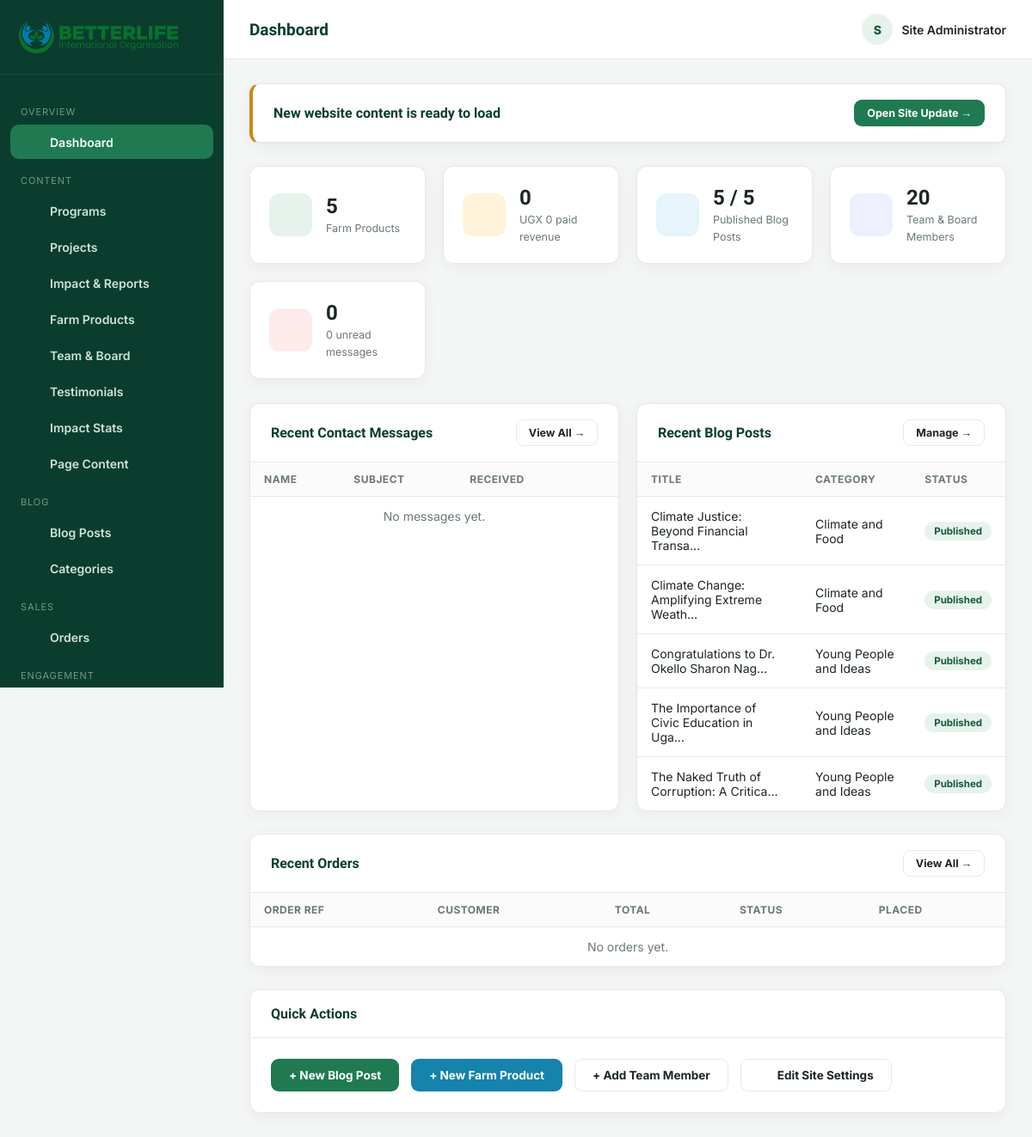
The page /admin/index.php (signed in) on the database its author committed.
### tables this page shows
CREATE TABLE blog_posts (
  id INT AUTO_INCREMENT PRIMARY KEY,
  title VARCHAR(200) NOT NULL,
  slug VARCHAR(220) NOT NULL UNIQUE,
  category_id INT DEFAULT NULL,
  excerpt VARCHAR(500),
  content LONGTEXT,
  featured_image VARCHAR(255),
  author VARCHAR(100) DEFAULT 'Admin',
  status ENUM('draft','published') DEFAULT 'draft',
  views INT DEFAULT 0,
  published_at DATETIME DEFAULT NULL,
  created_at TIMESTAMP DEFAULT CURRENT_TIMESTAMP,
  updated_at TIMESTAMP DEFAULT CURRENT_TIMESTAMP ON UPDATE CURRENT_TIMESTAMP,
  FOREIGN KEY (category_id) REFERENCES blog_categories(id) ON DELETE SET NULL
);

CREATE TABLE blog_categories (
  id INT AUTO_INCREMENT PRIMARY KEY,
  name VARCHAR(100) NOT NULL,
  slug VARCHAR(120) NOT NULL UNIQUE
);

### includes/site-sync.php (called while the page is built, shortened)
<?php
function site_sync_stamp(string $path): ?string
{
    $fh = @fopen($path, 'r');
    $line = (string) fgets($fh, 400);
    return preg_match('/generated (\d{4}-\d{2}-\d{2} \d{2}:\d{2})/', $line, $m) ? $m[1] : null;
}
function site_sync_pending(PDO $pdo): bool
{
    $stamp = site_sync_stamp(SITE_SYNC_FILE);
    return $stamp !== null && $stamp !== setting($pdo, 'content_sync_applied', '');
}

### admin/index.php (the view, shortened to what this page needs)
<?php
require_once __DIR__ . '/includes/auth.php';
$pageTitle = 'Dashboard';
$activeNav = 'dashboard';
$counts = [
  'products'    => (int) $pdo->query("SELECT COUNT(*) FROM products")->fetchColumn(),
  'posts'       => (int) $pdo->query("SELECT COUNT(*) FROM blog_posts")->fetchColumn(),
  'published'   => (int) $pdo->query("SELECT COUNT(*) FROM blog_posts WHERE status='published'")->fetchColumn(),
  'team'        => (int) $pdo->query("SELECT COUNT(*) FROM team_members")->fetchColumn(),
  'messages'    => (int) $pdo->query("SELECT COUNT(*) FROM contact_messages")->fetchColumn(),
  'unread'      => (int) $pdo->query("SELECT COUNT(*) FROM contact_messages WHERE is_read=0")->fetchColumn(),
  'subscribers' => (int) $pdo->query("SELECT COUNT(*) FROM newsletter_subscribers")->fetchColumn(),
  'programs'    => (int) $pdo->query("SELECT COUNT(*) FROM programs")->fetchColumn(),
];
$recentMessages = $pdo->query("SELECT * FROM contact_messages ORDER BY created_at DESC LIMIT 5")->fetchAll();
$recentPosts = $pdo->query("SELECT bp.*, bc.name AS cat_name FROM blog_posts bp LEFT JOIN blog_categories bc ON bc.id=bp.category_id ORDER BY bp.created_at DESC LIMIT 5")->fetchAll();
try {
    $orderCounts = $pdo->query("SELECT COUNT(*) AS c, COALESCE(SUM(CASE WHEN status='paid' THEN total_amount ELSE 0 END),0) AS revenue FROM orders")->fetch();
    $recentOrders = $pdo->query("SELECT * FROM orders ORDER BY created_at DESC LIMIT 5")->fetchAll();
} catch (PDOException $e) {
    $orderCounts = ['c' => 0, 'revenue' => 0];
    $recentOrders = [];
}
require __DIR__ . '/includes/header.php';
?>
<?php if ($syncPending): ?>
  <div class="panel" style="border-left:4px solid #c98a12;">
    <div class="panel-head">
      <h3>New website content is ready to load</h3>
      <a href="<?= ADMIN_URL ?>/site-update.php" class="btn btn-primary btn-sm">Open Site Update →</a>
    </div>
  </div>
<?php endif; ?>
<div class="stat-cards">
  <div class="stat-card">
    <div class="ico" style="background:var(--a-green-100);color:var(--a-green-700);"><?= icon('shopping-bag', 22) ?></div>
    <div><strong><?= $counts['products'] ?></strong><span>Farm Products</span></div>
  </div>
  <div class="stat-card">
    <div class="ico" style="background:#fff3da;color:#93670a;"><?= icon('box', 22) ?></div>
    <div><strong><?= (int) $orderCounts['c'] ?></strong><span><?= format_price((float) $orderCounts['revenue']) ?> paid revenue</span></div>
  </div>
  <div class="stat-card">
    <div class="ico" style="background:var(--a-blue-100);color:var(--a-blue-700);"><?= icon('newspaper', 22) ?></div>
    <div><strong><?= $counts['published'] ?> / <?= $counts['posts'] ?></strong><span>Published Blog Posts</span></div>
  </div>
  <div class="stat-card">
    <div class="ico" style="background:#eef0ff;color:#4b4fd1;"><?= icon('users', 22) ?></div>
    <div><strong><?= $counts['team'] ?></strong><span>Team &amp; Board Members</span></div>
  </div>
  <div class="stat-card">
    <div class="ico" style="background:#fdeaea;color:var(--a-danger);"><?= icon('mail', 22) ?></div>
    <div><strong><?= $counts['messages'] ?></strong><span><?= $counts['unread'] ?> unread messages</span></div>
  </div>
</div>
<div class="form-grid">
  <div class="panel">
    <div class="panel-head">
      <h3>Recent Contact Messages</h3>
      <a href="<?= ADMIN_URL ?>/messages.php" class="btn btn-outline btn-sm">View All →</a>
    </div>
    <div class="table-wrap">
      <table class="data-table">
        <thead><tr><th>Name</th><th>Subject</th><th>Received</th><th></th></tr></thead>
        <tbody>
          <?php if (!$recentMessages): ?>
            <tr class="empty-row"><td colspan="4">No messages yet.</td></tr>
          <?php endif; ?>
        </tbody>
      </table>
    </div>
  </div>
  <div class="panel">
    <div class="panel-head">
      <h3>Recent Blog Posts</h3>
      <a href="<?= ADMIN_URL ?>/blog.php" class="btn btn-outline btn-sm">Manage →</a>
    </div>
    <div class="table-wrap">
      <table class="data-table">
        <thead><tr><th>Title</th><th>Category</th><th>Status</th></tr></thead>
        <tbody>
          <?php foreach ($recentPosts as $p): ?>
            <tr>
              <td><?= h(excerpt($p['title'], 40)) ?></td>
              <td><?= h($p['cat_name'] ?? '—') ?></td>
              <td><span class="badge <?= $p['status'] === 'published' ? 'badge-green' : 'badge-gray' ?>"><?= h(ucfirst($p['status'])) ?></span></td>
            </tr>
          <?php endforeach; ?>
        </tbody>
      </table>
    </div>
  </div>
</div>
<div class="panel">
  <div class="panel-head">
    <h3>Recent Orders</h3>
    <a href="<?= ADMIN_URL ?>/orders.php" class="btn btn-outline btn-sm">View All →</a>
  </div>
  <div class="table-wrap">
    <table class="data-table">
      <thead><tr><th>Order Ref</th><th>Customer</th><th>Total</th><th>Status</th><th>Placed</th></tr></thead>
      <tbody>
        <?php if (!$recentOrders): ?>
          <tr class="empty-row"><td colspan="5">No orders yet.</td></tr>
        <?php endif; ?>
      </tbody>
    </table>
  </div>
</div>
<div class="panel">
  <div class="panel-head">
    <h3>Quick Actions</h3>
  </div>
  <div class="panel-body" style="display:flex;gap:14px;flex-wrap:wrap;">
    <a href="<?= ADMIN_URL ?>/blog.php?action=add" class="btn btn-primary">+ New Blog Post</a>
    <a href="<?= ADMIN_URL ?>/products.php?action=add" class="btn btn-accent">+ New Farm Product</a>
    <a href="<?= ADMIN_URL ?>/team.php?action=add" class="btn btn-outline">+ Add Team Member</a>
    <a href="<?= ADMIN_URL ?>/settings.php" class="btn btn-outline ico-text"><?= icon('settings', 15) ?> Edit Site Settings</a>
  </div>
</div>
<?php require __DIR__ . '/includes/footer.php'; ?>

### admin/includes/header.php (shortened to what this page needs)
<?php
$admin = current_admin();
$logo = setting($pdo, 'logo', 'assets/img/logo.png');
require_once __DIR__ . '/../../includes/site-sync.php';
$syncPending = site_sync_pending($pdo);
$navItems = [
  ['group' => 'Overview', 'items' => [
    ['key' => 'dashboard', 'label' => 'Dashboard', 'icon' => 'grid', 'href' => ADMIN_URL . '/index.php'],
  ]],
  ['group' => 'Content', 'items' => [
    ['key' => 'programs', 'label' => 'Programs', 'icon' => 'leaf', 'href' => ADMIN_URL . '/programs.php'],
    ['key' => 'projects', 'label' => 'Projects', 'icon' => 'box', 'href' => ADMIN_URL . '/projects.php'],
    ['key' => 'impact-reports', 'label' => 'Impact & Reports', 'icon' => 'trending-up', 'href' => ADMIN_URL . '/impact-reports.php'],
    ['key' => 'products', 'label' => 'Farm Products', 'icon' => 'shopping-bag', 'href' => ADMIN_URL . '/products.php'],
    ['key' => 'team', 'label' => 'Team & Board', 'icon' => 'users', 'href' => ADMIN_URL . '/team.php'],
    ['key' => 'testimonials', 'label' => 'Testimonials', 'icon' => 'message', 'href' => ADMIN_URL . '/testimonials.php'],
    ['key' => 'stats', 'label' => 'Impact Stats', 'icon' => 'trending-up', 'href' => ADMIN_URL . '/stats.php'],
    ['key' => 'content', 'label' => 'Page Content', 'icon' => 'file-text', 'href' => ADMIN_URL . '/content.php'],
  ]],
  ['group' => 'Blog', 'items' => [
    ['key' => 'blog', 'label' => 'Blog Posts', 'icon' => 'newspaper', 'href' => ADMIN_URL . '/blog.php'],
    ['key' => 'blog-categories', 'label' => 'Categories', 'icon' => 'tag', 'href' => ADMIN_URL . '/blog-categories.php'],
  ]],
  ['group' => 'Sales', 'items' => [
    ['key' => 'orders', 'label' => 'Orders', 'icon' => 'box', 'href' => ADMIN_URL . '/orders.php'],
  ]],
  ['group' => 'Engagement', 'items' => [
    ['key' => 'messages', 'label' => 'Messages', 'icon' => 'mail', 'href' => ADMIN_URL . '/messages.php'],
    ['key' => 'subscribers', 'label' => 'Subscribers', 'icon' => 'send', 'href' => ADMIN_URL . '/subscribers.php'],
  ]],
  ['group' => 'Site', 'items' => [
    ['key' => 'settings', 'label' => 'Site Settings', 'icon' => 'settings', 'href' => ADMIN_URL . '/settings.php'],
    ['key' => 'site-update', 'label' => 'Site Update', 'icon' => 'globe', 'href' => ADMIN_URL . '/site-update.php'],
  ]],
];
?>
<!DOCTYPE html>
<html lang="en">
<head>
<link rel="stylesheet" href="<?= ADMIN_URL ?>/assets/css/admin.css?v=<?= @filemtime(__DIR__ . '/../assets/css/admin.css') ?: time() ?>">
</head>
<body>
<div class="admin-layout">
  <aside class="sidebar" id="adminSidebar">
    <div class="brand">
      <img src="<?= asset_url($logo) ?>" alt="Logo">
    </div>
    <nav>
      <?php foreach ($navItems as $group): ?>
        <div class="nav-label"><?= h($group['group']) ?></div>
        <?php foreach ($group['items'] as $item): ?>
          <a href="<?= $item['href'] ?>" class="nav-link <?= ($activeNav ?? '') === $item['key'] ? 'active' : '' ?>">
            <span class="ico"><?= icon($item['icon'], 18) ?></span> <?= h($item['label']) ?>
          </a>
        <?php endforeach; ?>
      <?php endforeach; ?>
    </nav>
  </aside>
  <div class="main">
    <div class="topbar-admin">
      <div style="display:flex;align-items:center;gap:14px;">
        <div>
          <h1><?= h($pageTitle ?? 'Dashboard') ?></h1>
        </div>
      </div>
      <div class="admin-user">
        <div class="av"><?= h(strtoupper(substr($admin['name'] ?? 'A', 0, 1))) ?></div>
        <span><?= h($admin['name'] ?? 'Admin') ?></span>
      </div>
    </div>
    <div class="content">

### includes/functions.php (shortened to what this page needs)
<?php
function settings_all(PDO $pdo): array
{
    static $cache = null;
    if ($cache === null) {
        $cache = [];
        foreach ($pdo->query('SELECT setting_key, setting_value FROM settings') as $row) {
            $cache[$row['setting_key']] = $row['setting_value'];
        }
    }
    return $cache;
}
function setting(PDO $pdo, string $key, string $default = ''): string
{
    $all = settings_all($pdo);
    return $all[$key] ?? $default;
}
function h(?string $value): string
{
    return htmlspecialchars($value ?? '', ENT_QUOTES, 'UTF-8');
}
function excerpt(string $text, int $length = 160): string
{
    $text = trim(strip_tags($text));
    return mb_substr($text, 0, $length) . '…';
}
function format_price(?float $price): string
{
    return 'UGX ' . number_format($price, 0);
}
function current_admin(): ?array
{
    return $_SESSION['admin'] ?? null;
}
function asset_url(?string $path): string
{
    return SITE_URL . '/' . ltrim($path, '/');
}
function icon(string $name, int $size = 20): string
{
    $d = $paths[$name] ?? $paths['leaf'];
    return '<svg width="' . $size . '" height="' . $size . '" viewBox="0 0 24 24" fill="none" stroke="currentColor" stroke-width="1.8" stroke-linecap="round" stroke-linejoin="round" aria-hidden="true">' . $d . '</svg>';
}

### admin/includes/footer.php (shortened to what this page needs)
    </div>
  </div>
</div>
</body>
</html>

### rows shown on the page
blog_posts: id "5", views "0", title "The Naked Truth of Corruption: A Critica…", category.name "Young People and Ideas", status "Published"
blog_posts: title "Climate Justice: Beyond Financial Transa…", category.name "Climate and Food", status "Published"
blog_posts: title "Climate Change: Amplifying Extreme Weath…", category.name "Climate and Food", status "Published"
blog_posts: title "Congratulations to Dr. Okello Sharon Nag…", category.name "Young People and Ideas", status "Published"
blog_posts: title "The Importance of Civic Education in Uga…", category.name "Young People and Ideas", status "Published"

### other values the page prints
$group['group'] "OVERVIEW"
$item['label'] "Dashboard"
$group['group'] "CONTENT"
$item['label'] "Programs"
$item['label'] "Projects"
$item['label'] "Impact & Reports"
$item['label'] "Farm Products"
$item['label'] "Team & Board"
$item['label'] "Testimonials"
$item['label'] "Impact Stats"
$item['label'] "Page Content"
$group['group'] "BLOG"
$item['label'] "Blog Posts"
$item['label'] "Categories"
$group['group'] "SALES"
